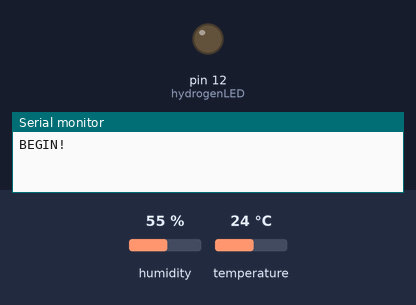
The sketch below on a simulated Arduino Uno, built with avr-gcc and run on an emulated ATmega328P. On the bench: output pins drawn as LEDs (lit = HIGH), the last lines printed to the serial monitor. Inputs (shaded band) come from the test bench; at power-on: humidity 55 %, temperature 24 °C.

Above: at 0.1 s.
At 1.1 s:
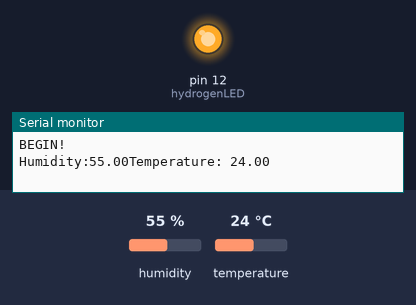
Timing chart, 0 to 2.6 s (numbered marks = the images above):
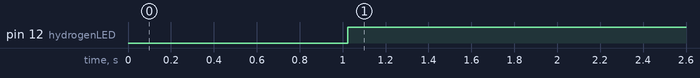

Measured:
- by itself, pin 12 (hydrogenLED): LOW → HIGH at 1.0 s

The sketch:

team_hydrogen02.ino
```cpp
const int hydrogenLED = 12;
#include "DHT.h"

#define DHTPIN 2

#define DHTTYPE DHT11

DHT dht(DHTPIN, DHTTYPE);

void setup() {
  Serial.begin(115200);
  Serial.println("BEGIN!");
  dht.begin();
  pinMode(hydrogenLED,OUTPUT);
}

void loop() {
  delay(1000);

  float h = dht.readHumidity();
  float t = dht.readTemperature();

  Serial.print("Humidity:");
  Serial.print(h);
  Serial.print("Temperature: ");
  Serial.print(t);
  Serial.print("\n");
if(t < 40)
  {
 digitalWrite(hydrogenLED, HIGH);
}
else{
 digitalWrite(hydrogenLED, LOW);

}
  delay(1000);
}
```
